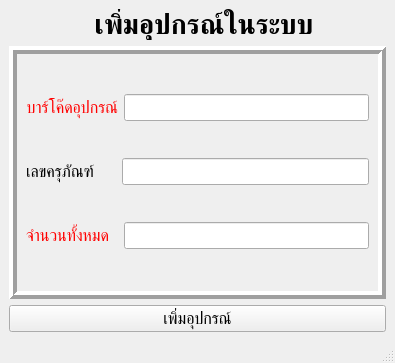
<?xml version="1.0" encoding="UTF-8"?>
<ui version="4.0">
 <class>MainWindow</class>
 <widget class="QMainWindow" name="MainWindow">
  <property name="geometry">
   <rect>
    <x>0</x>
    <y>0</y>
    <width>395</width>
    <height>363</height>
   </rect>
  </property>
  <property name="windowTitle">
   <string>MainWindow</string>
  </property>
  <widget class="QWidget" name="centralwidget">
   <layout class="QGridLayout" name="gridLayout_3">
    <item row="0" column="0">
     <layout class="QGridLayout" name="gridLayout_2">
      <item row="1" column="1">
       <widget class="QLabel" name="label_6">
        <property name="sizePolicy">
         <sizepolicy hsizetype="Maximum" vsizetype="Preferred">
          <horstretch>0</horstretch>
          <verstretch>0</verstretch>
         </sizepolicy>
        </property>
        <property name="text">
         <string/>
        </property>
        <property name="pixmap">
         <pixmap>../elec.png</pixmap>
        </property>
       </widget>
      </item>
      <item row="1" column="2">
       <widget class="QLabel" name="label_5">
        <property name="sizePolicy">
         <sizepolicy hsizetype="Preferred" vsizetype="Maximum">
          <horstretch>0</horstretch>
          <verstretch>0</verstretch>
         </sizepolicy>
        </property>
        <property name="font">
         <font>
          <pointsize>20</pointsize>
          <weight>75</weight>
          <bold>true</bold>
         </font>
        </property>
        <property name="text">
         <string>เพิ่มอุปกรณ์ในระบบ</string>
        </property>
        <property name="alignment">
         <set>Qt::AlignCenter</set>
        </property>
       </widget>
      </item>
      <item row="3" column="1" colspan="2">
       <widget class="QFrame" name="gridFrame">
        <property name="frameShape">
         <enum>QFrame::Box</enum>
        </property>
        <property name="frameShadow">
         <enum>QFrame::Raised</enum>
        </property>
        <property name="lineWidth">
         <number>4</number>
        </property>
        <layout class="QGridLayout" name="gridLayout">
         <item row="1" column="0">
          <layout class="QHBoxLayout" name="horizontalLayout">
           <item>
            <widget class="QLabel" name="label">
             <property name="sizePolicy">
              <sizepolicy hsizetype="Fixed" vsizetype="Preferred">
               <horstretch>0</horstretch>
               <verstretch>0</verstretch>
              </sizepolicy>
             </property>
             <property name="font">
              <font>
               <pointsize>12</pointsize>
              </font>
             </property>
             <property name="layoutDirection">
              <enum>Qt::RightToLeft</enum>
             </property>
             <property name="styleSheet">
              <string notr="true">color: rgb(255, 0, 0);</string>
             </property>
             <property name="text">
              <string>บาร์โค๊ดอุปกรณ์</string>
             </property>
             <property name="textFormat">
              <enum>Qt::AutoText</enum>
             </property>
             <property name="scaledContents">
              <bool>false</bool>
             </property>
             <property name="alignment">
              <set>Qt::AlignRight|Qt::AlignTrailing|Qt::AlignVCenter</set>
             </property>
            </widget>
           </item>
           <item>
            <widget class="QLineEdit" name="barcodeObj">
             <property name="sizePolicy">
              <sizepolicy hsizetype="Preferred" vsizetype="Fixed">
               <horstretch>0</horstretch>
               <verstretch>0</verstretch>
              </sizepolicy>
             </property>
             <property name="font">
              <font>
               <pointsize>12</pointsize>
              </font>
             </property>
             <property name="readOnly">
              <bool>false</bool>
             </property>
            </widget>
           </item>
          </layout>
         </item>
         <item row="2" column="0">
          <layout class="QHBoxLayout" name="horizontalLayout_2">
           <property name="spacing">
            <number>6</number>
           </property>
           <item>
            <widget class="QLabel" name="label_2">
             <property name="sizePolicy">
              <sizepolicy hsizetype="Fixed" vsizetype="Preferred">
               <horstretch>0</horstretch>
               <verstretch>0</verstretch>
              </sizepolicy>
             </property>
             <property name="font">
              <font>
               <pointsize>12</pointsize>
              </font>
             </property>
             <property name="layoutDirection">
              <enum>Qt::RightToLeft</enum>
             </property>
             <property name="styleSheet">
              <string notr="true"/>
             </property>
             <property name="text">
              <string>เลขครุภัณฑ์     </string>
             </property>
             <property name="textFormat">
              <enum>Qt::AutoText</enum>
             </property>
             <property name="scaledContents">
              <bool>false</bool>
             </property>
             <property name="alignment">
              <set>Qt::AlignRight|Qt::AlignTrailing|Qt::AlignVCenter</set>
             </property>
            </widget>
           </item>
           <item>
            <widget class="QLineEdit" name="articles">
             <property name="sizePolicy">
              <sizepolicy hsizetype="Preferred" vsizetype="Fixed">
               <horstretch>0</horstretch>
               <verstretch>0</verstretch>
              </sizepolicy>
             </property>
             <property name="font">
              <font>
               <pointsize>12</pointsize>
              </font>
             </property>
            </widget>
           </item>
          </layout>
         </item>
         <item row="3" column="0">
          <layout class="QHBoxLayout" name="horizontalLayout_4">
           <item>
            <widget class="QLabel" name="label_4">
             <property name="sizePolicy">
              <sizepolicy hsizetype="Fixed" vsizetype="Preferred">
               <horstretch>0</horstretch>
               <verstretch>0</verstretch>
              </sizepolicy>
             </property>
             <property name="font">
              <font>
               <pointsize>12</pointsize>
              </font>
             </property>
             <property name="layoutDirection">
              <enum>Qt::RightToLeft</enum>
             </property>
             <property name="styleSheet">
              <string notr="true">color: rgb(255, 0, 0);</string>
             </property>
             <property name="text">
              <string>จำนวนทั้งหมด  </string>
             </property>
             <property name="textFormat">
              <enum>Qt::AutoText</enum>
             </property>
             <property name="scaledContents">
              <bool>false</bool>
             </property>
             <property name="alignment">
              <set>Qt::AlignRight|Qt::AlignTrailing|Qt::AlignVCenter</set>
             </property>
            </widget>
           </item>
           <item>
            <widget class="QLineEdit" name="fullstock">
             <property name="sizePolicy">
              <sizepolicy hsizetype="Preferred" vsizetype="Fixed">
               <horstretch>0</horstretch>
               <verstretch>0</verstretch>
              </sizepolicy>
             </property>
             <property name="font">
              <font>
               <pointsize>12</pointsize>
              </font>
             </property>
            </widget>
           </item>
          </layout>
         </item>
        </layout>
       </widget>
      </item>
      <item row="4" column="1" colspan="2">
       <widget class="QPushButton" name="addObject">
        <property name="font">
         <font>
          <pointsize>12</pointsize>
         </font>
        </property>
        <property name="text">
         <string>เพิ่มอุปกรณ์</string>
        </property>
       </widget>
      </item>
     </layout>
    </item>
   </layout>
  </widget>
  <widget class="QMenuBar" name="menubar">
   <property name="geometry">
    <rect>
     <x>0</x>
     <y>0</y>
     <width>395</width>
     <height>21</height>
    </rect>
   </property>
  </widget>
  <widget class="QStatusBar" name="statusbar"/>
 </widget>
 <resources/>
 <connections/>
</ui>
